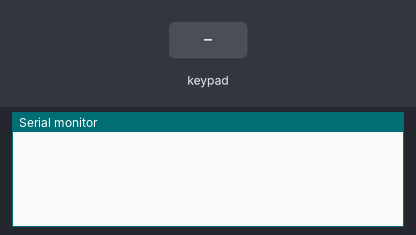
A sketch run on a simulated Arduino Uno, built with avr-gcc and run on an emulated ATmega328P. Shown: the last lines printed to the serial monitor. The test bench sets the inputs (shaded band).

Above: at 1.2 s.
1.3 s: key '1' pressed
At 2.2 s:
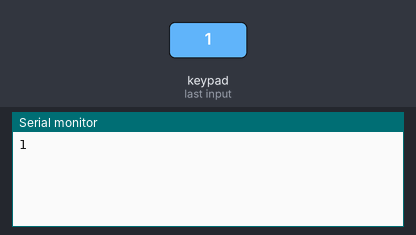
2.8 s: keypad keys 9 8 7 6 # pressed 0.4 s apart
At 5.6 s:
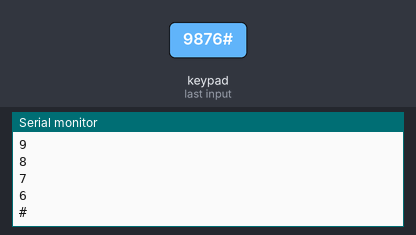
6.3 s: key 'A' pressed
At 7.4 s:
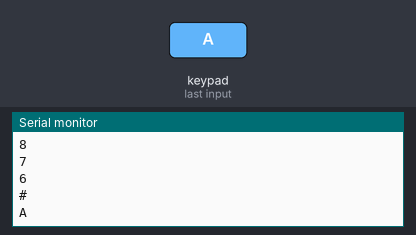
7.8 s: keypad keys 9 8 7 6 * pressed 0.4 s apart
At 10.8 s:
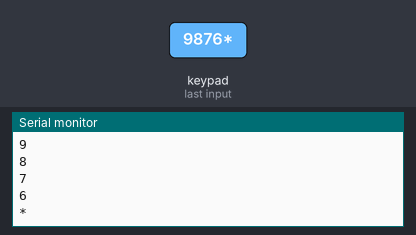
11.3 s: key 'B' pressed
At 12.2 s:
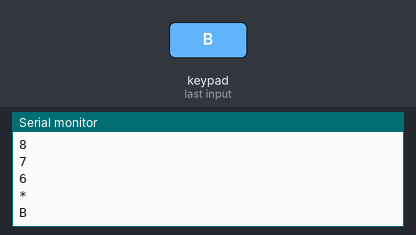
12.8 s: keypad keys 9 8 7 6 D pressed 0.4 s apart
At 15.6 s:
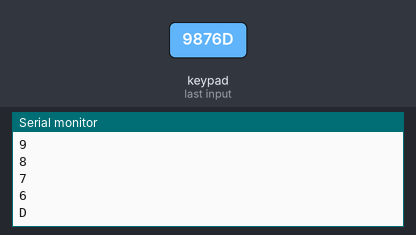
Timing chart, 0 to 17.1 s (numbered marks = the images above; inputs shaded):
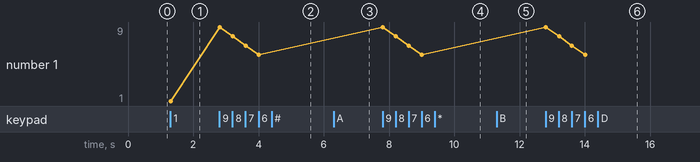

Measured:
- after the input at 1.3 s, the serial monitor: prints a new line at once (image 1)
- after the input at 2.8 s, the serial monitor: prints a new line at once (image 2)
- after the input at 6.3 s, the serial monitor: prints a new line at once (image 3)
- after the input at 7.8 s, the serial monitor: prints a new line at once (image 4)
- after the input at 11.3 s, the serial monitor: prints a new line at once (image 5)
- after the input at 12.8 s, the serial monitor: prints a new line at once (image 6)
- plotted number 1: 1 → 6 after the input at 2.8 s

The sketch:

sketch_apr04a.ino
```cpp
/* Video Link:
 * https://youtu.be/5YvL_RxAjgk
 */


//www.elegoo.com
//2016.12.9

/* @file CustomKeypad.pde
|| @version 1.0
|| @author Alexander Brevig
|| @contact alexanderbrevig@gmail.com
||
|| @description
|| | Demonstrates changing the keypad size and key values.
|| #
*/
#include "Keypad.h"
#include "Key.h"

const byte ROWS = 4; //four rows
const byte COLS = 4; //four columns
//define the cymbols on the buttons of the keypads
char hexaKeys[ROWS][COLS] = {
  {'1','2','3','A'},
  {'4','5','6','B'},
  {'7','8','9','C'},
  {'*','0','#','D'}
};
byte rowPins[ROWS] = {9, 8, 7, 6}; //connect to the row pinouts of the keypad
byte colPins[COLS] = {5, 4, 3, 2}; //connect to the column pinouts of the keypad

//initialize an instance of class NewKeypad
Keypad customKeypad = Keypad( makeKeymap(hexaKeys), rowPins, colPins, ROWS, COLS);

void setup(){
  Serial.begin(9600);
}

void loop(){
  char customKey = customKeypad.getKey();

  if (customKey){
    Serial.println(customKey);
  }
}
```

Key.cpp
```cpp
// (licence header left out)
#include "Key.h"


// default constructor
Key::Key() {
	kchar = NO_KEY;
	kstate = IDLE;
	stateChanged = false;
}

// constructor
Key::Key(char userKeyChar) {
	kchar = userKeyChar;
	kcode = -1;
	kstate = IDLE;
	stateChanged = false;
}


void Key::key_update (char userKeyChar, KeyState userState, boolean userStatus) {
	kchar = userKeyChar;
	kstate = userState;
	stateChanged = userStatus;
}


/*
|| @changelog
|| | 1.0 2012-06-04 - Mark Stanley : Initial Release
|| #
*/
```

Key.h
```cpp
// (licence header left out)
#ifndef KEY_H
#define KEY_H

// Arduino versioning.
#if defined(ARDUINO) && ARDUINO >= 100
#include "Arduino.h"	// for digitalRead, digitalWrite, etc
#else
#include "WProgram.h"
#endif

#define OPEN LOW
#define CLOSED HIGH

typedef unsigned int uint;
typedef enum{ IDLE, PRESSED, HOLD, RELEASED } KeyState;

const char NO_KEY = '\0';

class Key {
public:
	// members
	char kchar;
	int kcode;
	KeyState kstate;
	boolean stateChanged;

	// methods
	Key();
	Key(char userKeyChar);
	void key_update(char userKeyChar, KeyState userState, boolean userStatus);

private:

};

#endif

/*
|| @changelog
|| | 1.0 2012-06-04 - Mark Stanley : Initial Release
|| #
*/
```
